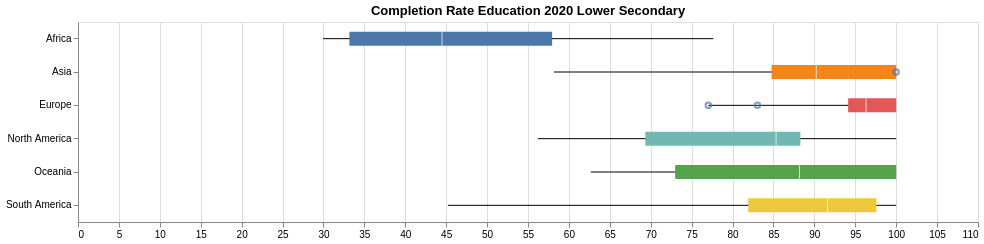

Write the Vega-Lite specification saved for this chart.
### Vega-Lite specification from a JSON file in a GitHub repository (floating-point values rounded to 4 significant figures)
{"$schema": "https://vega.github.io/schema/vega-lite/v5.json", "title": "Completion Rate Education 2020 Lower Secondary", "width": 900, "height": 200, "data": {"values": [{"Species": "Africa", "lower": 29.95, "q1": 33.17, "median": 44.49, "q3": 57.95, "upper": 77.65, "outliers": []}, {"Species": "Asia", "lower": 58.16, "q1": 84.77, "median": 90.23, "q3": 100, "upper": 100, "outliers": [100]}, {"Species": "Europe", "lower": 77.04, "q1": 94.13, "median": 96.32, "q3": 100, "upper": 100, "outliers": [83.04, 77.04]}, {"Species": "North America", "lower": 56.22, "q1": 69.34, "median": 85.32, "q3": 88.29, "upper": 100, "outliers": []}, {"Species": "Oceania", "lower": 62.66, "q1": 72.99, "median": 88.18, "q3": 100, "upper": 100, "outliers": []}, {"Species": "South America", "lower": 45.21, "q1": 81.92, "median": 91.61, "q3": 97.59, "upper": 100, "outliers": []}]}, "encoding": {"y": {"field": "Species", "type": "nominal", "title": null}, "tooltip": [{"field": "Species", "type": "nominal", "title": "Country"}, {"field": "lower", "type": "quantitative", "title": "Minimum"}, {"field": "q1", "type": "quantitative", "format": ",.2f", "title": "Q1"}, {"field": "median", "type": "quantitative", "format": ",.2f", "title": "Median"}, {"field": "q3", "type": "quantitative", "format": ",.2f", "title": "Q3"}, {"field": "upper", "type": "quantitative", "title": "Maximum"}]}, "layer": [{"mark": {"type": "rule"}, "encoding": {"x": {"field": "lower", "type": "quantitative", "scale": {"domain": [0, 110]}, "title": null}, "x2": {"field": "upper"}}}, {"mark": {"type": "bar", "size": 14}, "encoding": {"x": {"field": "q1", "type": "quantitative"}, "x2": {"field": "q3"}, "color": {"field": "Species", "type": "nominal", "legend": null}}}, {"mark": {"type": "tick", "color": "white", "size": 14}, "encoding": {"x": {"field": "median", "type": "quantitative"}}}, {"transform": [{"flatten": ["outliers"]}], "mark": {"type": "point", "style": "boxplot-outliers"}, "encoding": {"x": {"field": "outliers", "type": "quantitative"}}}]}
